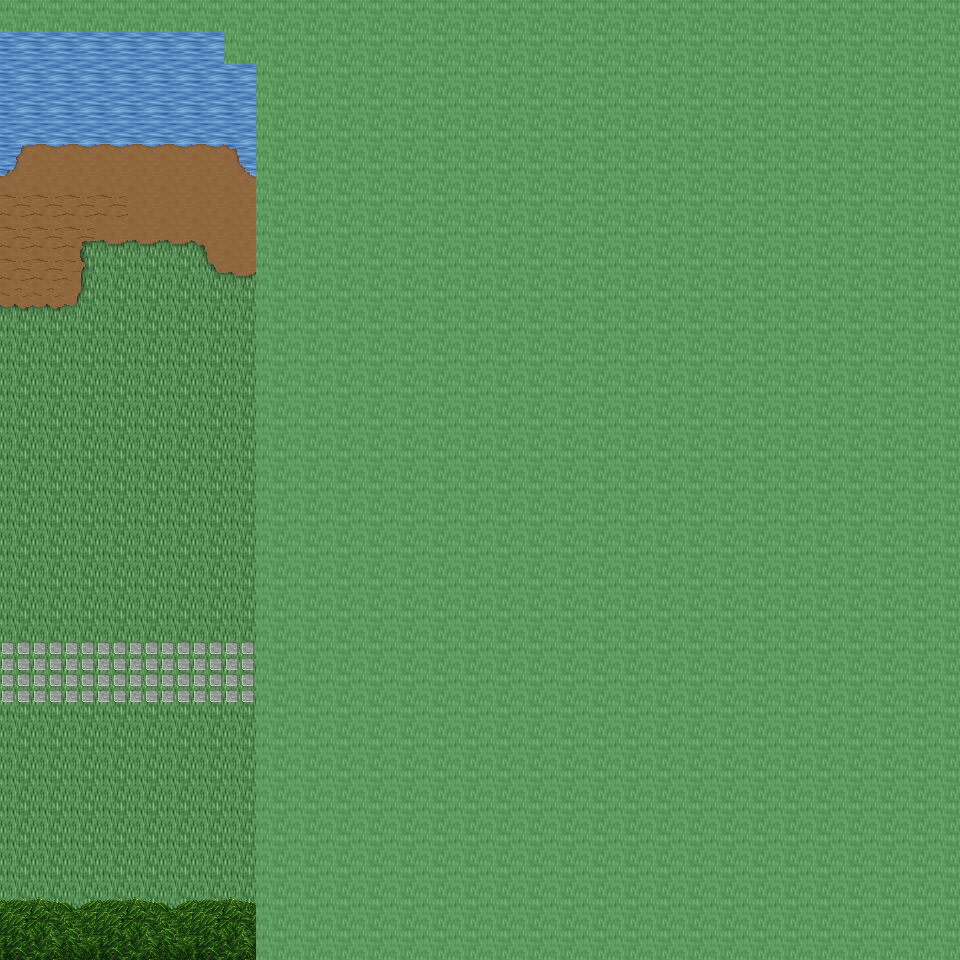

This is a level from a 2D game, rendered from its Tiled map with the project's own tilesets. A one-line summary and the map file follow, with tile-layer data summarised:
An orthogonal 30x30 tile map with 32x32 px tiles, 6 tile layers (Ground, Object, Object2, Above, ...), 17 tilesets and 2 objects (2x mapchange).

<map version="1.0" orientation="orthogonal" renderorder="right-down" width="30" height="30" tilewidth="32" tileheight="32" nextobjectid="3">
  <tileset firstgid="1" name="tileset_ground_ground" tilewidth="32" tileheight="32" tilecount="33" columns="3">
    <image source="../drawable/tileset_ground_ground.png" width="96" height="352" />
  </tileset>
  <tileset firstgid="34" name="tileset_ground_water_pool" tilewidth="32" tileheight="32" tilecount="72" columns="3">
    <image source="../drawable/tileset_ground_water_pool.png" width="96" height="768" />
  </tileset>
  <tileset firstgid="106" name="tileset_ground_ridge_earth_dark" tilewidth="32" tileheight="32" tilecount="96" columns="12">
    <image source="../drawable/tileset_ground_ridge_earth_dark.png" width="384" height="256" />
  </tileset>
  <tileset firstgid="202" name="tileset_ground_grass_edges" tilewidth="32" tileheight="32" tilecount="36" columns="12">
    <image source="../drawable/tileset_ground_grass_edges.png" width="384" height="96" />
  </tileset>
  <tileset firstgid="238" name="tileset_ground_earth_edges" tilewidth="32" tileheight="32" tilecount="18" columns="6">
    <image source="../drawable/tileset_ground_earth_edges.png" width="192" height="96" />
  </tileset>
  <tileset firstgid="256" name="tileset_ground_grass_corners" tilewidth="32" tileheight="32" tilecount="24" columns="6">
    <image source="../drawable/tileset_ground_grass_corners.png" width="192" height="128" />
  </tileset>
  <tileset firstgid="280" name="tileset_plant_grasses" tilewidth="32" tileheight="32" tilecount="6" columns="3">
    <image source="../drawable/tileset_plant_grasses.png" width="96" height="64" />
  </tileset>
  <tileset firstgid="286" name="tileset_plant_flower_daisy_blue" tilewidth="32" tileheight="32" tilecount="8" columns="2">
    <image source="../drawable/tileset_plant_flower_daisy_blue.png" width="64" height="128" />
  </tileset>
  <tileset firstgid="294" name="tileset_plant_flower_daisy_yellow" tilewidth="32" tileheight="32" tilecount="8" columns="2">
    <image source="../drawable/tileset_plant_flower_daisy_yellow.png" width="64" height="128" />
  </tileset>
  <tileset firstgid="302" name="tileset_plant_bush_bushes" tilewidth="32" tileheight="32" tilecount="10" columns="5">
    <image source="../drawable/tileset_plant_bush_bushes.png" width="160" height="64" />
  </tileset>
  <tileset firstgid="312" name="tileset_plant_flower_daisy_red" tilewidth="32" tileheight="32" tilecount="8" columns="2">
    <image source="../drawable/tileset_plant_flower_daisy_red.png" width="64" height="128" />
  </tileset>
  <tileset firstgid="320" name="tileset_plant_flower_daisy_white" tilewidth="32" tileheight="32" tilecount="8" columns="2">
    <image source="../drawable/tileset_plant_flower_daisy_white.png" width="64" height="128" />
  </tileset>
  <tileset firstgid="328" name="tileset_logic_collision" tilewidth="32" tileheight="32" tilecount="1" columns="1">
    <image source="../drawable/tileset_logic_collision.png" width="32" height="32" />
  </tileset>
  <tileset firstgid="329" name="tileset_plant_tree_tree_green" tilewidth="32" tileheight="32" tilecount="88" columns="8">
    <image source="../drawable/tileset_plant_tree_tree_green.png" width="256" height="352" />
  </tileset>
  <tileset firstgid="417" name="tileset_plant_stump_stump_brown" tilewidth="32" tileheight="32" tilecount="4" columns="2">
    <image source="../drawable/tileset_plant_stump_stump_brown.png" width="64" height="64" />
  </tileset>
  <tileset firstgid="421" name="tileset_ground_green_paving" tilewidth="32" tileheight="32" tilecount="18" columns="3">
    <image source="../drawable/tileset_ground_green_paving.png" width="96" height="192" />
  </tileset>
  <tileset firstgid="439" name="tileset_building_huts" tilewidth="32" tileheight="32" tilecount="338" columns="26">
    <image source="../drawable/tileset_building_huts.png" width="832" height="416" />
  </tileset>
  <layer name="Ground" width="30" height="30">
    <data>[900 cells, 900 non-empty, 6 distinct tile ids]</data>
  </layer>
  <layer name="Object" width="30" height="30">
    <data>[900 cells, 162 non-empty, 26 distinct tile ids]</data>
  </layer>
  <layer name="Object2" width="30" height="30">
    <data>[900 cells, 0 non-empty, 0 distinct tile ids]</data>
  </layer>
  <layer name="Above" width="30" height="30">
    <data>[900 cells, 34 non-empty, 24 distinct tile ids]</data>
  </layer>
  <layer name="Above2" width="30" height="30">
    <data>[900 cells, 0 non-empty, 0 distinct tile ids]</data>
  </layer>
  <layer name="Walkable" width="30" height="30">
    <data>[900 cells, 669 non-empty, 1 distinct tile ids]</data>
  </layer>
  <objectgroup name="MapEvents">
    <object id="1" name="south" type="mapchange" x="0" y="928" width="256" height="32">
      <properties>
        <property name="map" value="0_ados_mountain_n2_w2_x3_y1" />
        <property name="place" value="north" />
      </properties>
    </object>
    <object id="2" name="west" type="mapchange" x="0" y="32" width="32" height="928">
      <properties>
        <property name="map" value="0_ados_mountain_n2_w2_x2_y0" />
        <property name="place" value="east" />
      </properties>
    </object>
  </objectgroup>
</map>
